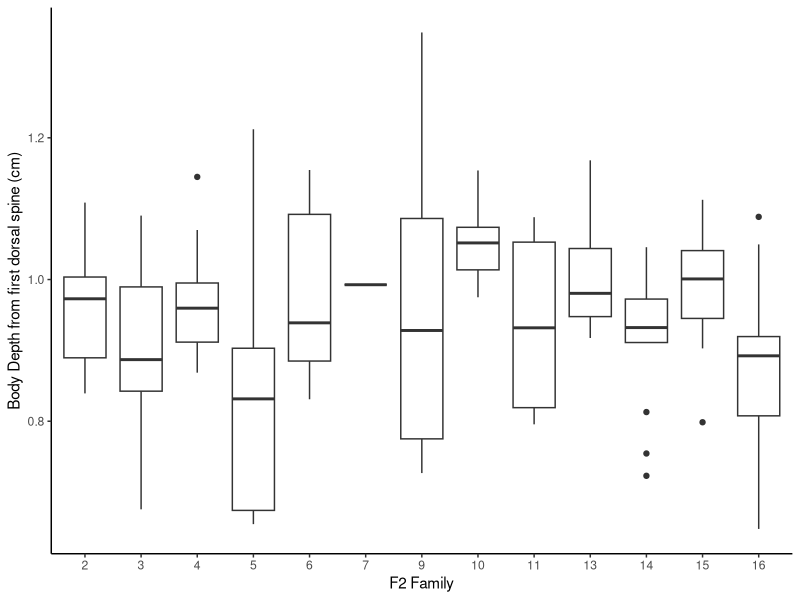

Reproduce this figure in R. (Note: this script raises an error after producing the figure.)
#### F2 white stickleback body size and melanocyte analysis #### 


library(ggplot2)
library(dplyr)

### Initial loading 

data <- read.csv("F2 white stickleback morphometrics.csv")

data$family <- as.factor(data$family)

data$melanocytes <- as.integer(data$melanophores)



### Body Size: Length and Depth

morphodat <- data[,c(2:4, 8:11)]

## Graphs 

# Boxplot body depth by family
ggplot(morphodat, aes(x=family, y=body.depth)) +
  geom_boxplot(na.rm=T) +
  labs(
    x = "F2 Family",
    y = "Body Depth from first dorsal spine (cm)") +
  theme_classic() 

# Boxplot standard length by family
morphodat %>%
  filter(family != 7) %>%
  ggplot(aes(x=family, y=standard.length, fill = family, color = "black")) +
    geom_boxplot(na.rm=T) +
    labs(
      x = "F2 Family",
      y = "Standard Length (cm)") +
    theme_solarized(light = FALSE)+
    scale_color_solarized()
    



## Hypothesis testing  

# One-way anova for average population std. length by species 
std.length.lm<-lm(morphodat$standard.length ~ morphodat$family)
summary(std.length.lm)
anova(std.length.lm)

# One-way anova for average population body depth by species 
depth.lm <- lm(morphodat$body.depth ~ morphodat$family)
summary(depth.lm)
anova(depth.lm)


### melanocyte counts analysis ### 

## Graphs 

# melanocyte counts by family
data %>%
  filter(family != 7) %>%
  mutate(family = factor(family)) %>%
  ggplot(aes(x = family, y = melanocytes, fill = factor(family), color = 1)) +
  geom_boxplot()+
    labs(
      x = "F2 Family",
      y = "Number of melanocytes") +
  theme_solarized(base_size = 24, light = FALSE)



## Hypothesis testing: melanocyte counts by family 
melan.lm <- lm(data$melanocytes ~ data$family)
summary(melan.lm)
anova(melan.lm)

ggplot(data, aes(x = melanocytes, y = body.depth, color = family))+
  geom_point(size = 4)

